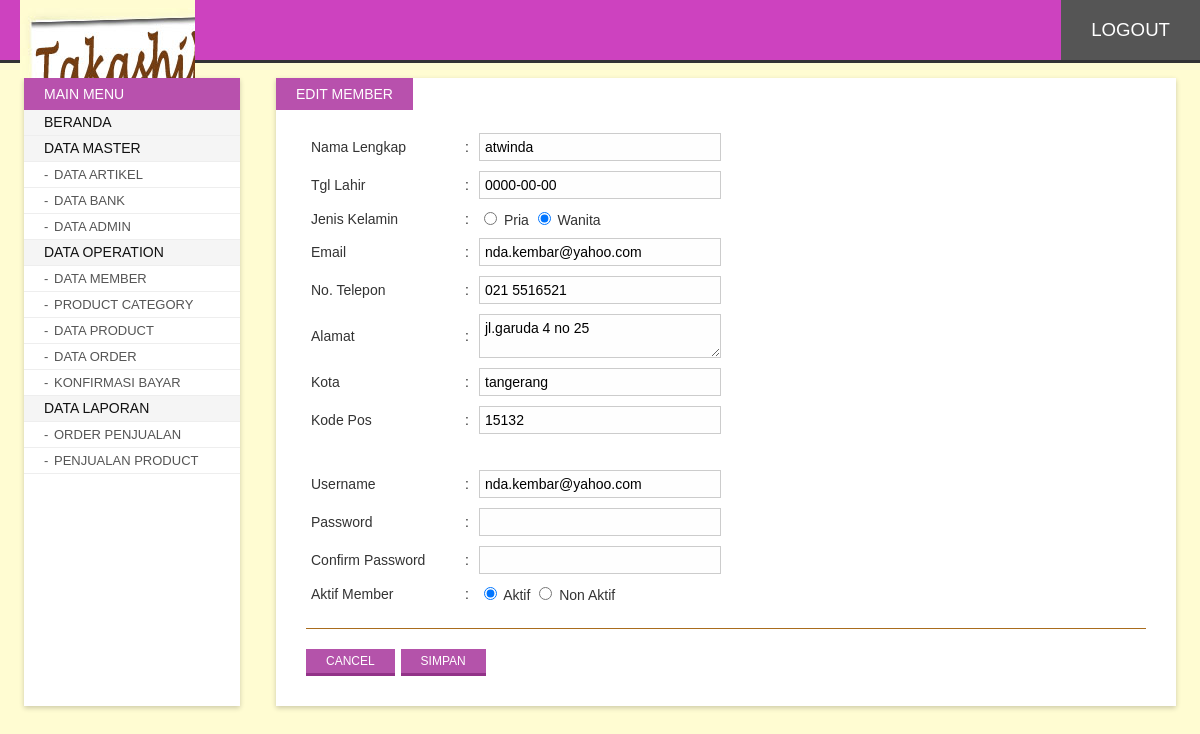
Page /admin/index.php?p=edMember&id=2 (signed in) on the committed database.
### tables this page shows
CREATE TABLE `member` (
  `id` int(10) NOT NULL,
  `nama_lengkap` varchar(250) NOT NULL,
  `tgl_lahir` date NOT NULL,
  `jenis_kelamin` enum('L','P') NOT NULL DEFAULT 'L',
  `email` varchar(50) DEFAULT NULL,
  `telepon` varchar(50) DEFAULT NULL,
  `kota` varchar(50) DEFAULT NULL,
  `kode_pos` varchar(50) DEFAULT NULL,
  `alamat` varchar(50) DEFAULT NULL,
  `username` varchar(50) DEFAULT NULL,
  `password` varchar(50) DEFAULT NULL,
  `status` int(2) DEFAULT '1'
);

### admin/content/edMember.php (the view, shortened to what this page needs)
<?php
	$doSql = "SELECT * FROM member WHERE id='".$_GET['id']."'";
	$doQry = mysql_query($doSql);
	$r = mysql_fetch_array($doQry);
?>
<span class="page-title">Edit Member</span>
<div class="inner">
<form action="" method="post" enctype="multipart/form-data" name="formContent" id="formContent" onsubmit="return validateForm('formContent')">
   <table width="486" border="0" cellspacing="0" cellpadding="5">
     <tr>
       <td width="144">Nama Lengkap</td>
       <td width="4">:</td>
       <td width="308"><input type="text" class="input required" name="nama_lengkap" id="nama_lengkap" value="<?php echo $r['nama_lengkap'];?>" /></td>
     </tr>
     <tr>
       <td>Tgl Lahir</td>
       <td>:</td>
       <td><input type="text" class="input required datepicker" name="tgl_lahir" id="tgl_lahir" value="<?php echo $r['tgl_lahir'];?>" /></td>
     </tr>
     <tr>
       <td>Jenis Kelamin</td>
       <td>:</td>
       <td><input name="jenis_kelamin" type="radio" id="radio3" value="L" <?php echo $r['jenis_kelamin']=='L'?'checked="checked"':'';?> />
         Pria
         <input type="radio" name="jenis_kelamin" id="radio4" value="P" <?php echo $r['jenis_kelamin']=='P'?'checked="checked"':'';?> />
         Wanita</td>
     </tr>
     <tr>
       <td>Email</td>
       <td>:</td>
       <td><input type="text"  class="input required email" name="email" id="email" value="<?php echo $r['email'];?>" /></td>
     </tr>
     <tr>
       <td>No. Telepon</td>
       <td>:</td>
       <td><input type="text" class="input required" name="telepon" id="telepon" value="<?php echo $r['telepon'];?>" /></td>
     </tr>
     <tr>
       <td>Alamat</td>
       <td>:</td>
       <td><textarea name="alamat" class="input required" id="alamat"><?php echo $r['alamat'];?></textarea></td>
     </tr>
     <tr>
       <td>Kota</td>
       <td>:</td>
       <td><input type="text" class="input required" name="kota" id="kota" value="<?php echo $r['kota'];?>" /></td>
     </tr>
     <tr>
       <td>Kode Pos</td>
       <td>:</td>
       <td><input type="text" class="input required" name="kode_pos" id="kode_pos" value="<?php echo $r['kode_pos'];?>" /></td>
     </tr>
     <tr>
       <td>&nbsp;</td>
       <td>&nbsp;</td>
       <td>&nbsp;</td>
     </tr>
     <tr>
       <td>Username</td>
       <td>:</td>
       <td><input type="text" class="input required" name="username" id="username" value="<?php echo $r['username'];?>" /></td>
     </tr>
     <tr>
       <td>Password</td>
       <td>:</td>
       <td><input type="password" class="input password" name="password" id="password" /></td>
     </tr>
     <tr>
       <td>Confirm Password</td>
       <td>:</td>
       <td><input type="password" class="input cpassword" name="cpassword" id="cpassword" /></td>
     </tr>
     <tr>
       <td>Aktif Member</td>
       <td>:</td>
       <td><input name="status" type="radio" id="radio" value="1" <?php echo $r['status']=='1'?'checked="checked"':'';?> />
         Aktif
         <input type="radio" name="status" id="radio2" value="0" <?php echo $r['status']=='0'?'checked="checked"':'';?> />
         Non Aktif</td>
     </tr>
   </table>
  <hr />
  <input type="button" value="Cancel" class="button" onclick="window.location='index.php?p=member';" />
  <input type="submit" value="Simpan" class="button" />
</form>
</div>

### admin/asset/css/style.css (style rules this page uses)
body#bd { font-family:Calibri, Arial, Helvetica, sans-serif; background:#fffcd2; overflow-y:scroll; font-size:14px; color:#333; padding:0; margin:0; }
.button, .button:hover, .button:focus, .animate, .animate:hover, .pagination li a, .pagination li a:hover, .navigation ul li a, .navigation ul li a:hover, .searchform #search, .searchform #search:focus, #listTable tbody tr, #listTable tbody tr:hover { -webkit-transition: all 0.3s ease-in-out; -moz-transition: all 0.3s ease-in-out; -ms-transition: all 0.3s ease-in-out; -o-transition: all 0.3s ease-in-out; transition: all 0.3s ease-in-out; }
.input { border:solid 1px #ccc; background:#FEFEFE; padding:5px 5px; font-size:14px; width:230px; outline:none; font-family:inherit; }
.button { background:#b453aa; color:#fff; font-size:12px; padding:5px 20px; border:none; cursor:pointer; text-transform:uppercase; margin:10px 2px 0 0; border-bottom:solid 3px #923388; }
div.contentwrap span.page-title { text-transform:uppercase; background:#b851ad; padding:8px 20px; position:absolute; color:#fff; left:0; top:0; }
div.contentwrap > .inner { margin:0 30px; font-size:14px; padding:50px 0 30px; }
#formContent hr { background:none; height:0; border:none; border-top:solid 1px #a96c1d; margin:20px 0 10px; clear:both; }

### rows in the picture
member: nama_lengkap "atwinda", tgl_lahir "0000-00-00", jenis_kelamin "☑", email "nda.kembar@yahoo.com", telepon "021 5516521", alamat "jl.garuda 4 no 25", kota "tangerang", kode_pos "15132", username "nda.kembar@yahoo.com", status "☑"
